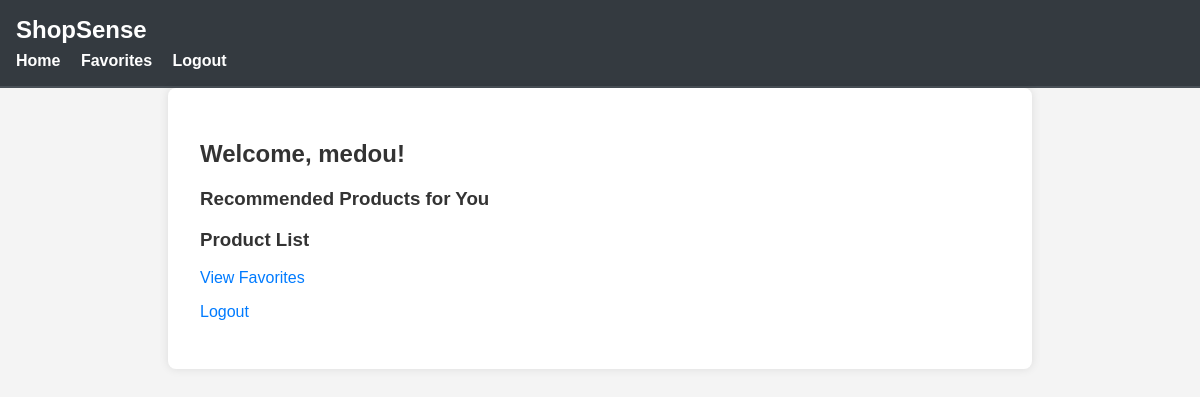
Before: /home/ (signed in) with the older database file.
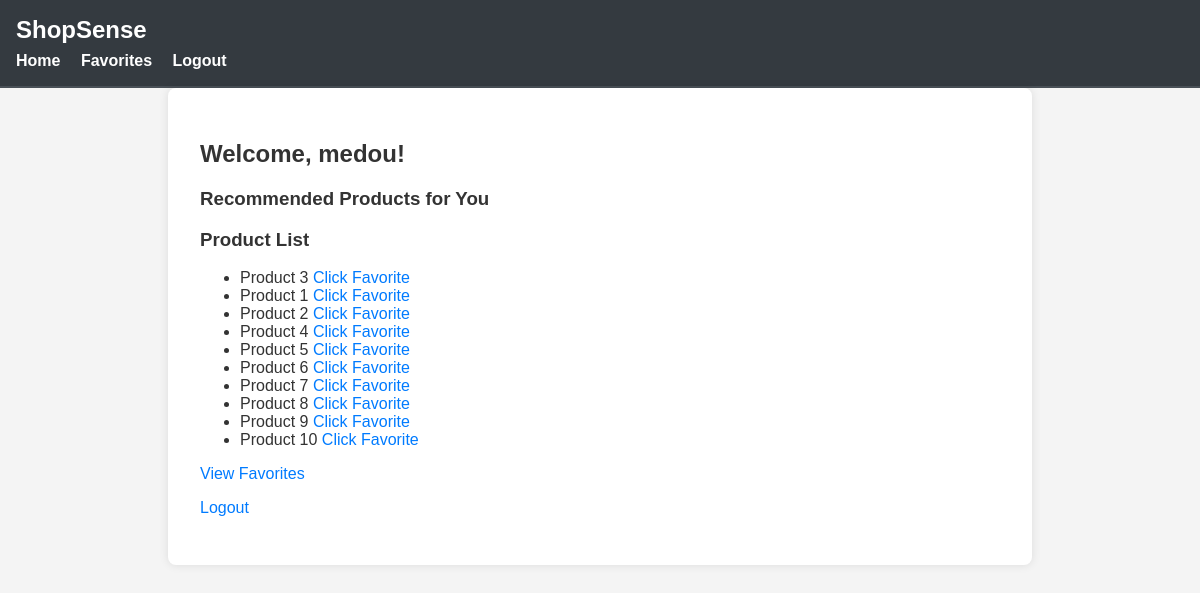
After: the same page with the newer database file.
### recommendations/models.py (models this page shows, shortened)
class Product(models.Model):
    name = models.CharField(max_length=100)

### recommendations/views.py (the view)
# urls.py: path('home/', views.home, name='home'),
@login_required
def home(request):
    try:
        logger.info("Fetching products...")
        products_list = Product.objects.annotate(interaction_count=Count('userinteraction')).order_by('-interaction_count', 'id')
        logger.info("Products fetched successfully.")
        page = request.GET.get('page', 1)
        paginator = Paginator(products_list, 20)  # Show 20 products per page
        try:
            products = paginator.page(page)
        except PageNotAnInteger:
            products = paginator.page(1)
        except EmptyPage:
            products = paginator.page(paginator.num_pages)
        recommended_products = []  # Fallback when LightFM is commented out
        favorites = UserInteraction.objects.filter(user=request.user, interaction_type='favorite')
        favorite_products = [interaction.product for interaction in favorites]
    except Exception as e:
        logger.error(f"An error occurred: {e}", exc_info=True)
        return render(request, 'home.html', {'error_message': str(e)})
    return render(request, 'home.html', {
        'products': products,
        'favorite_products': favorite_products,
        'recommended_products': recommended_products
    })

### recommendations/templates/home.html (shortened to what this page needs)
{% extends 'base.html' %}
{% block content %}
<h2>Welcome, {{ user.username }}!</h2>
<h3>Recommended Products for You</h3>
<h3>Product List</h3>
<ul>
    {% for product in products %}
        <li>
            {{ product.name }}
            <a href="{% url 'record_interaction' product_id=product.id interaction_type='click' %}">Click</a>
            {% if product in favorite_products %}
                <a href="{% url 'record_interaction' product_id=product.id interaction_type='favorite' %}">Unfavorite</a>
            {% else %}
                <a href="{% url 'record_interaction' product_id=product.id interaction_type='favorite' %}">Favorite</a>
            {% endif %}
        </li>
    {% endfor %}
</ul>
<p><a href="{% url 'favorites' %}">View Favorites</a></p>
<p><a href="{% url 'logout' %}">Logout</a></p>
{% endblock %}

### recommendations/templates/base.html (shortened to what this page needs)
<!DOCTYPE html>
<html lang="en">
<head>
    <link rel="stylesheet" href="../static/styles.css">
</head>
<body>
    <header>
        <h1>ShopSense</h1>
        <nav>
            <ul>
                <li><a href="{% url 'home' %}">Home</a></li>
                <li><a href="{% url 'favorites' %}">Favorites</a></li>
                <li><a href="{% url 'logout' %}">Logout</a></li>
            </ul>
        </nav>
    </header>
    <main>
        {% block content %}{% endblock %}
    </main>
</body>
</html>

### recommendations/static/styles.css (style rules this page uses)
body { font-family: 'Arial', sans-serif; margin: 0; padding: 0; color: #333; background-color: #f4f4f4; }
header { background-color: #343a40; color: white; padding: 1rem; border-bottom: 2px solid #495057; }
header h1 { margin: 0; font-size: 1.5rem; }
nav { margin-top: 0.5rem; }
nav ul { list-style: none; padding: 0; margin: 0; }
nav ul li { display: inline; margin-right: 1rem; }
nav ul li a { text-decoration: none; color: #ffffff; font-weight: bold; }
main { padding: 2rem; max-width: 800px; margin: auto; background: #ffffff; box-shadow: 0 0 10px rgba(0, 0, 0, 0.1); border-radius: 8px; }
a { color: #007bff; text-decoration: none; }
p { margin: 0 0 1rem; }

Changed rows visible on the page:
added Product: name "Product 3"
added Product: name "Product 1"
added Product: name "Product 2"
added Product: name "Product 4"
added Product: name "Product 5"
added Product: name "Product 6"
added Product: name "Product 7"
added Product: name "Product 8"
added Product: name "Product 9"
added Product: name "Product 10"
